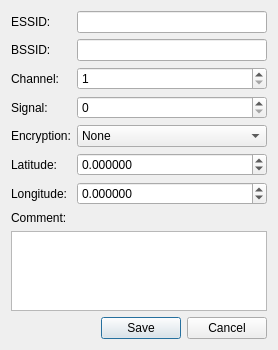
<?xml version="1.0" encoding="UTF-8"?>
<ui version="4.0">
 <class>NetworkDialog</class>
 <widget class="QDialog" name="NetworkDialog">
  <property name="geometry">
   <rect>
    <x>0</x>
    <y>0</y>
    <width>287</width>
    <height>412</height>
   </rect>
  </property>
  <property name="sizePolicy">
   <sizepolicy hsizetype="Preferred" vsizetype="Minimum">
    <horstretch>0</horstretch>
    <verstretch>0</verstretch>
   </sizepolicy>
  </property>
  <property name="windowTitle">
   <string>Network</string>
  </property>
  <layout class="QGridLayout" name="gridLayout">
   <property name="sizeConstraint">
    <enum>QLayout::SetFixedSize</enum>
   </property>
   <item row="0" column="0">
    <widget class="QLabel" name="label">
     <property name="text">
      <string>ESSID:</string>
     </property>
     <property name="buddy">
      <cstring>essidEdit</cstring>
     </property>
    </widget>
   </item>
   <item row="0" column="1">
    <widget class="QLineEdit" name="essidEdit">
     <property name="maxLength">
      <number>32</number>
     </property>
    </widget>
   </item>
   <item row="1" column="0">
    <widget class="QLabel" name="label_2">
     <property name="text">
      <string>BSSID:</string>
     </property>
     <property name="buddy">
      <cstring>bssidEdit</cstring>
     </property>
    </widget>
   </item>
   <item row="1" column="1">
    <widget class="QLineEdit" name="bssidEdit">
     <property name="maxLength">
      <number>17</number>
     </property>
    </widget>
   </item>
   <item row="2" column="0">
    <widget class="QLabel" name="label_3">
     <property name="text">
      <string>Channel:</string>
     </property>
     <property name="buddy">
      <cstring>channelSpin</cstring>
     </property>
    </widget>
   </item>
   <item row="2" column="1">
    <widget class="QSpinBox" name="channelSpin">
     <property name="minimum">
      <number>1</number>
     </property>
     <property name="maximum">
      <number>12</number>
     </property>
    </widget>
   </item>
   <item row="4" column="0">
    <widget class="QLabel" name="label_4">
     <property name="text">
      <string>Encryption:</string>
     </property>
     <property name="buddy">
      <cstring>encryptionCombo</cstring>
     </property>
    </widget>
   </item>
   <item row="4" column="1">
    <widget class="QComboBox" name="encryptionCombo">
     <item>
      <property name="text">
       <string>None</string>
      </property>
     </item>
     <item>
      <property name="text">
       <string>WEP</string>
      </property>
     </item>
     <item>
      <property name="text">
       <string>WPA</string>
      </property>
     </item>
     <item>
      <property name="text">
       <string>WPA2</string>
      </property>
     </item>
    </widget>
   </item>
   <item row="5" column="0">
    <widget class="QLabel" name="label_5">
     <property name="text">
      <string>Latitude:</string>
     </property>
     <property name="buddy">
      <cstring>latitudeSpin</cstring>
     </property>
    </widget>
   </item>
   <item row="5" column="1">
    <widget class="QDoubleSpinBox" name="latitudeSpin">
     <property name="decimals">
      <number>6</number>
     </property>
     <property name="minimum">
      <double>-90.000000000000000</double>
     </property>
     <property name="maximum">
      <double>90.000000000000000</double>
     </property>
    </widget>
   </item>
   <item row="6" column="0">
    <widget class="QLabel" name="label_6">
     <property name="text">
      <string>Longitude:</string>
     </property>
     <property name="buddy">
      <cstring>longitudeSpin</cstring>
     </property>
    </widget>
   </item>
   <item row="6" column="1">
    <widget class="QDoubleSpinBox" name="longitudeSpin">
     <property name="decimals">
      <number>6</number>
     </property>
     <property name="minimum">
      <double>-180.000000000000000</double>
     </property>
     <property name="maximum">
      <double>180.000000000000000</double>
     </property>
    </widget>
   </item>
   <item row="7" column="0" colspan="2">
    <widget class="QLabel" name="label_8">
     <property name="text">
      <string>Comment:</string>
     </property>
     <property name="buddy">
      <cstring>commentEdit</cstring>
     </property>
    </widget>
   </item>
   <item row="8" column="0" colspan="2">
    <widget class="QPlainTextEdit" name="commentEdit">
     <property name="sizePolicy">
      <sizepolicy hsizetype="Expanding" vsizetype="Expanding">
       <horstretch>0</horstretch>
       <verstretch>0</verstretch>
      </sizepolicy>
     </property>
     <property name="maximumSize">
      <size>
       <width>16777215</width>
       <height>80</height>
      </size>
     </property>
     <property name="horizontalScrollBarPolicy">
      <enum>Qt::ScrollBarAlwaysOff</enum>
     </property>
    </widget>
   </item>
   <item row="9" column="0" colspan="2">
    <widget class="QDialogButtonBox" name="buttonBox">
     <property name="orientation">
      <enum>Qt::Horizontal</enum>
     </property>
     <property name="standardButtons">
      <set>QDialogButtonBox::Cancel|QDialogButtonBox::Save</set>
     </property>
     <property name="centerButtons">
      <bool>false</bool>
     </property>
    </widget>
   </item>
   <item row="3" column="0">
    <widget class="QLabel" name="label_9">
     <property name="text">
      <string>Signal:</string>
     </property>
     <property name="buddy">
      <cstring>signalSpin</cstring>
     </property>
    </widget>
   </item>
   <item row="3" column="1">
    <widget class="QSpinBox" name="signalSpin">
     <property name="maximum">
      <number>100</number>
     </property>
    </widget>
   </item>
  </layout>
 </widget>
 <tabstops>
  <tabstop>essidEdit</tabstop>
  <tabstop>bssidEdit</tabstop>
  <tabstop>channelSpin</tabstop>
  <tabstop>signalSpin</tabstop>
  <tabstop>encryptionCombo</tabstop>
  <tabstop>latitudeSpin</tabstop>
  <tabstop>longitudeSpin</tabstop>
  <tabstop>commentEdit</tabstop>
  <tabstop>buttonBox</tabstop>
 </tabstops>
 <resources/>
 <connections>
  <connection>
   <sender>buttonBox</sender>
   <signal>accepted()</signal>
   <receiver>NetworkDialog</receiver>
   <slot>accept()</slot>
   <hints>
    <hint type="sourcelabel">
     <x>219</x>
     <y>382</y>
    </hint>
    <hint type="destinationlabel">
     <x>276</x>
     <y>365</y>
    </hint>
   </hints>
  </connection>
  <connection>
   <sender>buttonBox</sender>
   <signal>rejected()</signal>
   <receiver>NetworkDialog</receiver>
   <slot>reject()</slot>
   <hints>
    <hint type="sourcelabel">
     <x>102</x>
     <y>377</y>
    </hint>
    <hint type="destinationlabel">
     <x>115</x>
     <y>363</y>
    </hint>
   </hints>
  </connection>
 </connections>
</ui>
